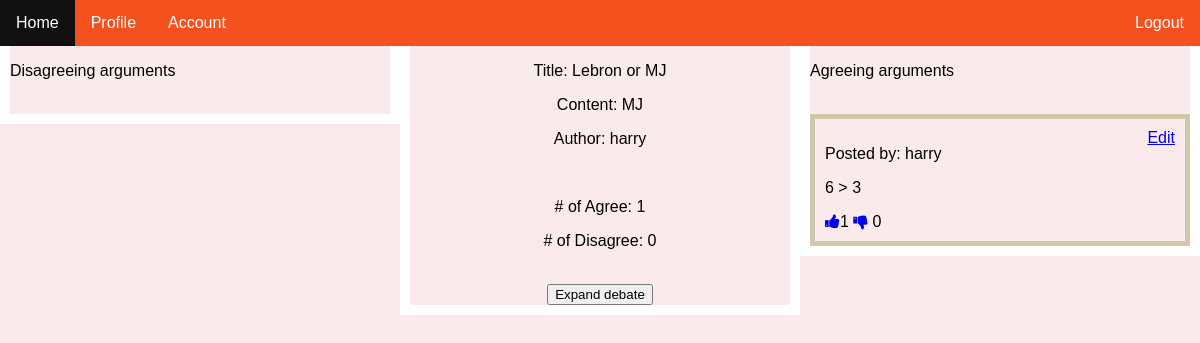
Before: /discussionhome/view?title=Lebron+or+MJ&content=MJ&org_arg=1&author_id=1&org_author=harry&argument_id=1 (signed in) with the older database file.
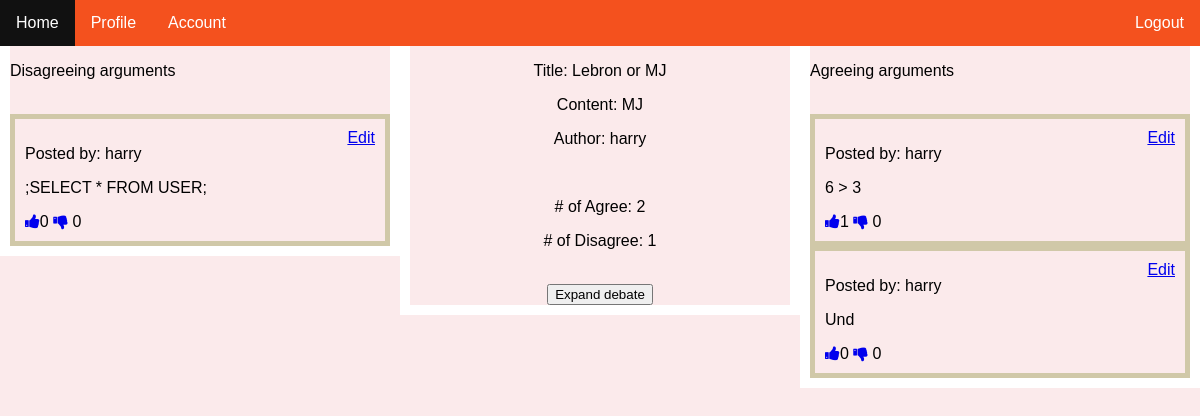
After: the same page with the newer database file.
### ListenUp/models.py (models this page shows, shortened)
class singleArgument(db.Model):
    __tablename__='singlearguments'
    id = db.Column(db.Integer, primary_key=True)
    arguments_id = db.Column(db.Integer,ForeignKey('arguments.id'), nullable=False)
    author_id=db.Column(db.Integer,ForeignKey('user.id'), nullable=False)
    username = db.Column(db.String(20), nullable=False)
    content = db.Column(db.Text,nullable=False)
    date_posted = db.Column(db.DateTime,nullable=False,default=datetime.utcnow)
    agree_or_disagree = db.Column(db.Boolean, default = None)
    likes=db.Column(db.Integer, default=0)
    dislikes=db.Column(db.Integer, default=0)
    like_dislike = db.relationship('like_dislike',backref='singlearguments',lazy=True)

class User(db.Model,UserMixin):
    __tablename__='user'
    id = db.Column(db.Integer, primary_key=True)
    username = db.Column(db.String(20), unique=True, nullable=False)
    email = db.Column(db.String(100), unique=True, nullable=False)
    password = db.Column(db.String(60), nullable=False)
    arguments = db.relationship('Arguments', backref='author', lazy=True)
    single_arguments = db.relationship('singleArgument', backref='author', lazy=True)
    like_dislike = db.relationship('like_dislike', backref='author', lazy=True)
    name = db.Column(db.String(64), nullable=True)
    location = db.Column(db.String(64), nullable=True)
    bio = db.Column(db.String(250), nullable=True)

### ListenUp/routes.py (the view)
@app.route("/discussionhome/view", methods = ['GET', 'POST'])
@login_required
def view_debate():
    if request.args.get('likes')== "pressed" or request.args.get('dislikes') == "pressed":
        curr_id = current_user.get_id()
        user = load_user(curr_id)
        curr = singleArgument.query.filter_by(author_id=curr_id).first()
        use = User.query.filter_by(id=curr_id).first()
        arg=singleArgument.query.filter_by(content=request.args.get('subcontent')).first()
        ld = like_dislike.query.filter_by(author_id=curr_id,single_arg_id=request.args.get('argument_id')).first()
        if request.args.get('likes') =="pressed":
            if ld is None:
                arg.likes=arg.likes+1
                lod= like_dislike(single_arg_id=request.args.get('argument_id'),author_id=curr_id)
                db.session.add(lod)
                db.session.commit()
        else:
            if ld is None:
                arg.dislikes=arg.dislikes+1
                lod = like_dislike(single_arg_id=request.args.get('argument_id'), author_id=curr_id)
                db.session.add(lod)
                db.session.commit()
        right_args = singleArgument.query.filter_by(arguments_id=request.args.get('org_arg')).order_by(
            singleArgument.likes.desc())
        left_args = singleArgument.query.filter_by(arguments_id=request.args.get('org_arg')).order_by(
            singleArgument.likes.desc())
        left_len = 0
        right_len = 0
        for arg in left_args:
            if arg.agree_or_disagree == False:
                left_len += 1
        for arg2 in right_args:
            if arg2.agree_or_disagree == True:
                right_len += 1
        app.logger.info("YOLO ")
        return render_template('view_debate.html', title=request.args.get('title'),left_args=left_args,right_args=right_args,
                               argument_id=request.args.get('argument_id'), content=request.args.get('content'), curr=current_user,left_len=left_len,right_len=right_len,
                               subcontent=request.args.get('subcontent'), org_author=request.args.get('org_author'),author_id=curr_id, org_arg=request.args.get('org_arg'))
    else:
        author_id = request.args.get('author_id')
        right_args = singleArgument.query.filter_by(arguments_id=request.args.get('argument_id')).order_by(
        singleArgument.likes.desc())
        left_args = singleArgument.query.filter_by(arguments_id=request.args.get('argument_id')).order_by(
        singleArgument.likes.desc())
        left_len = 0
        right_len = 0
        for arg in left_args:
            if arg.agree_or_disagree == False:
                left_len += 1
        for arg2 in right_args:
            if arg2.agree_or_disagree == True:
                right_len += 1
        return render_template('view_debate.html', title=request.args.get('title'), curr=current_user,
                                   arguments_id=request.args.get('argument_id'),
                                   content=request.args.get('content'), org_author=request.args.get('org_author'), org_arg=request.args.get('org_arg'),
                                   author_id=author_id,
                                   right_args=right_args, left_args=left_args, left_len=left_len,
                                   right_len=right_len)  # return render_template('view_debate.html', title = request.args.get('title'), argument = request.args.get('content'), author = author.username)

### ListenUp/models.py (called while the page is built)
@login_manager.user_loader
def load_user(user_id):
    return User.query.get(int(user_id))

### ListenUp/templates/view_debate.html (shortened to what this page needs)
<!DOCTYPE html>
<html lang="en">
<head>
    <link rel="stylesheet" href="https://cdnjs.cloudflare.com/ajax/libs/font-awesome/4.7.0/css/font-awesome.min.css">
</head>
<body>
<ul>
  <li><a href={{ url_for('discussionhome') }}>Home</a></li>
    <li><a name = "profile" href={{ url_for('profile') }}>Profile</a></li>
  <li><a name = "account" href={{ url_for('account') }}>Account</a></li>
  <li style="float:right"><a href={{ url_for('logout') }}>Logout</a></li>
</ul>
<div class="row">
    <div class="column-left">
    <p>Disagreeing arguments</p><br>
        {% for larg in left_args %}
            {% if  larg.agree_or_disagree == False%}
    <div class = "box">
    {% if larg.username == curr.username %}
    <a href={{ url_for( 'edit_debate', content=content,subcontent = larg.content, author_id = author_id, author = larg.author.username, argument_id=larg.id, org_arg=org_arg)}} style="float:right;">Edit</a>
        {% endif %}
        <p>Posted by: {{ larg.author.username }}</p>
        <p> {{ larg.content }}</p>
        <a href ={{ url_for('view_debate', title=title,content=content,subcontent = larg.content, org_author=org_author,author_id = author_id, author = larg.author.username, argument_id=larg.id, org_arg=org_arg, likes="pressed") }}> <i class="fa fa-thumbs-up"></i></a>{{ larg.likes }}
        <a href ={{ url_for('view_debate',  title=title,content=content,subcontent = larg.content, org_author=org_author,author_id = author_id, author = larg.author.username, argument_id=larg.id, dislikes="pressed",org_arg=org_arg) }}> <i class="fa fa-thumbs-down"></i></a> {{ larg.dislikes }}
    </div>
            {% endif %}
        {% endfor %}
    </div>
    <div class="column-center">
        <div class = topicbox style="text-align:center">
       <p>
          Title:
           {{ title }}
       </p>
        <p>
            Content:
            {{ content }}
        </p>
            <p>
            Author:
                {{ org_author }}
            </p>
            <br>
<p># of Agree: {{ right_len }}</p>
         <p> # of Disagree: {{ left_len }}</p>
            <br>
            <div class = "buttons">
    <a href = {{ url_for('expand_debate', title=title, content=content, org_arg=org_arg, author = org_author) }}>
    <button class="button newdebate">Expand debate</button>
    </a>
</div>
        </div>
    </div>
    <div class="column-right">
    <p>Agreeing arguments</p><br>
      {% for rarg in right_args %}
          {% if rarg.agree_or_disagree==True %}
    <div class = "box">
{% if rarg.username == curr.username %}
    <a href={{ url_for( 'edit_debate', content=content,subcontent = rarg.content, author_id = author_id, author = rarg.author.username, argument_id=rarg.id)}} style="float:right;">Edit</a>
        {% endif %}
                <p>Posted by: {{ rarg.author.username }}</p>
              <p>{{ rarg.content }}</p>
              <a href ={{ url_for('view_debate', title=title, content=content,subcontent = rarg.content, author_id = author_id, author = author,org_author=org_author, argument_id=rarg.id, likes="pressed",org_arg=org_arg) }}> <i class="fa fa-thumbs-up"></i></a>{{ rarg.likes }}
              <a href ={{ url_for('view_debate', title=title, content=content,subcontent = rarg.content, author_id = author_id, author = author, org_author=org_author,argument_id=rarg.id, dislikes="pressed",org_arg=org_arg) }}> <i class="fa fa-thumbs-down"></i></a> {{ rarg.dislikes }}
    </div>
     {% endif %}
        {% endfor %}
</div>
</div>
</body>
</html>

### ListenUp/templates/view_debate.html (style rules this page uses)
html { height: 100%; }
body { margin:0; padding:0; background-color: #FBEAEB; background-size:cover; background-position:center; font-size: 16px; font-family: Geneva, sans-serif; font-weight: 400; }
.row { height: 100%; }
ul { list-style-type: none; margin: 0; padding: 0; overflow: hidden; background-color: #f4511e; }
li { float: left; }
li a { display: block; color: white; text-align: center; padding: 14px 16px; text-decoration: none; }
.column-left { float: left; width: 33.333%; border-left: 10px solid #ffffff; border-right: 10px solid #ffffff; border-bottom: 10px solid #ffffff; box-sizing: border-box; height: 100%; }
.column-right { float: right; width: 33.333%; height: 100%; border-left: 10px solid #ffffff; border-right: 10px solid #ffffff; border-bottom: 10px solid #ffffff; box-sizing: border-box; }
.column-center { display: inline-block; height: 100%; width: 33.333%; border-left: 10px solid #ffffff; border-right: 10px solid #ffffff; border-bottom: 10px solid #ffffff; box-sizing: border-box; }
.box { border-bottom: 5px solid #d0c8a8; border-top: 5px solid #d0c8a8; border-right: 5px solid #d0c8a8; border-left: 5px solid #d0c8a8; padding: 10px; }

Changed rows visible on the page:
added singleArgument: author.username "harry", content ";SELECT * FROM USER;", likes "0", dislikes "0"
added singleArgument: author.username "harry", content "Und", likes "0", dislikes "0"
Other visible differences:
{{ right_len }}: "1" → "2"
{{ left_len }}: "0" → "1"
